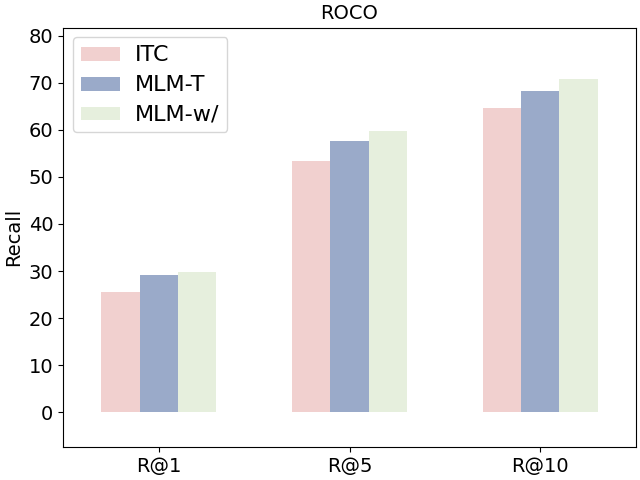

Recreate this plot in Python.
'''
python bar.py
'''
import seaborn as sns
import matplotlib
import matplotlib.pyplot as plt
import pandas as pd


save_name = 'bar'

# sns.set_theme(style="whitegrid")

# penguins = sns.load_dataset("penguins")
# raise RuntimeError( type(penguins) )
# raise RuntimeError( penguins['island'], penguins['sex'], penguins['body_mass_g'] )

data = [
    ['R@1', 'ITC', 25.53], ['R@1', 'MLM-T', 29.17], ['R@1', 'MLM-w/', 29.72],
    ['R@5', 'ITC', 53.48], ['R@5', 'MLM-T', 57.55], ['R@5', 'MLM-w/', 59.74],
    ['R@10','ITC', 64.64], ['R@10','MLM-T', 68.26], ['R@10','MLM-w/', 70.79],
]

offset = 0
new_data = []
for datum in data:
    attr_1, attr_2, attr_3 = datum
    new_data.append([attr_1, attr_2, attr_3 - offset])
# end for
data = new_data

df = pd.DataFrame(data, columns=['', 'ID', 'Recall'])


# 创建图形时设置constrained_layout=True
fig, ax = plt.subplots(constrained_layout=True)


palette = {'ITC': '#f7cac9', 'MLM-T': '#92a8d1', 'MLM-w/': '#e6f2da'}  # ffddc1
ax = sns.barplot(
    df, x="", y="Recall", hue="ID",
    palette=palette,
    width=0.6, bottom=offset, ax=ax
)

# 手动设置 y 轴范围
# ax.set_ylim((20, 80))  # y 轴数据范围


# 获取当前的 y 轴范围
ylim = ax.get_ylim()
# 假设你想在 y 轴两端留出 10% 的空白空间
margin = (ylim[1] - ylim[0]) * 0.1
new_ylim = (ylim[0] - margin, ylim[1] + margin)
# 设置新的 y 轴范围
ax.set_ylim(new_ylim)



# 设置全局字体大小
font = {'size': 14}  # 可以根据需要调整字体大小
matplotlib.rc('font', **font)


# 设置 x 轴和 y 轴标签的字体大小
ax.set_xlabel(ax.get_xlabel(), fontsize=14)
ax.set_ylabel(ax.get_ylabel(), fontsize=14)


# 设置 x 轴和 y 轴刻度标签的字体大小
for tick in ax.get_xticklabels():
    tick.set_fontsize(14)
for tick in ax.get_yticklabels():
    tick.set_fontsize(14)


ax.set_title('ROCO', font={'size': 14})


legend = ax.legend()
# 设置legend的字体大小
legend.set_title(None)  # 去掉legend的标题，可根据需要保留
# 设置legend中每个元素的字体大小，可根据需要调整
for text in legend.get_texts():
    text.set_fontsize(16)


fig = plt.gcf()

fig.savefig(f'{save_name}.png')


raise RuntimeError( 'stop' )



# Draw a nested barplot by species and sex
g = sns.catplot(
    data=penguins, kind="bar",
    x="species", y="body_mass_g", hue="sex",
    errorbar="sd", palette="dark", alpha=.6, height=6
)
g.despine(left=True)
g.set_axis_labels("", "Body mass (g)")
g.legend.set_title("")

